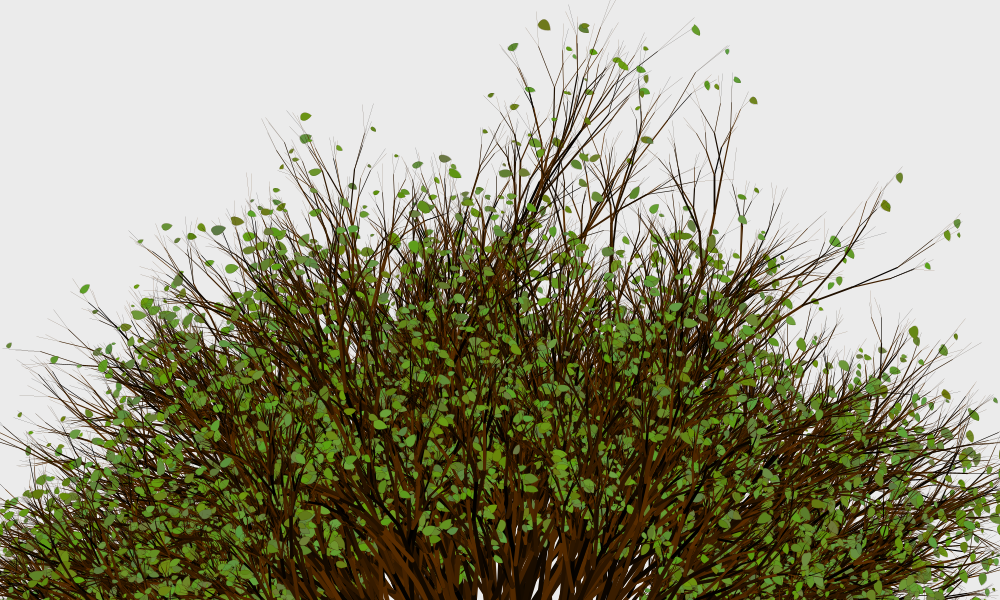
Frame 1 (no input)
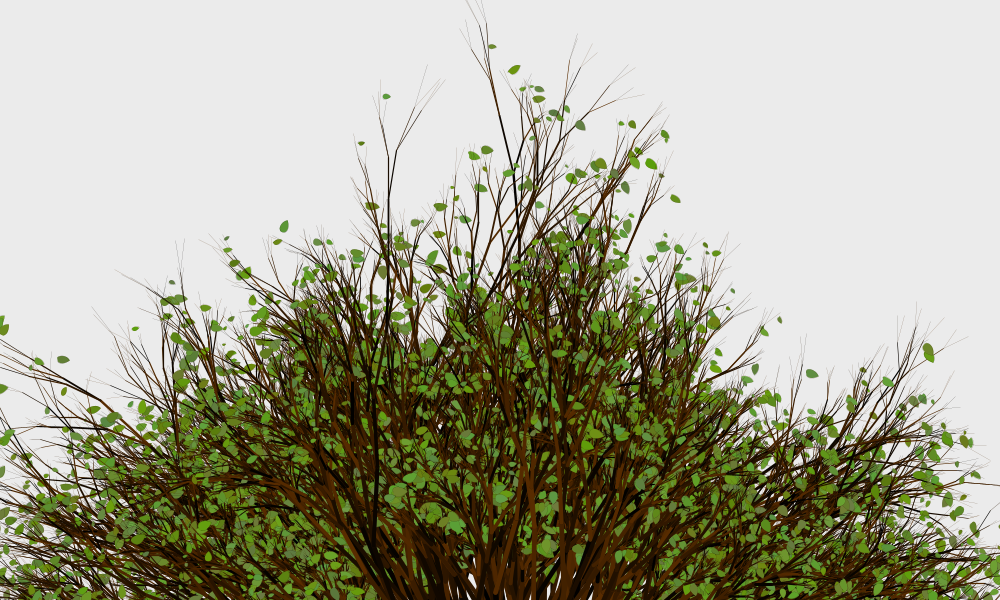
Frame 2 (the mouse pressed at the canvas centre, redrawn once)

The Processing sketch that drew these frames (run headless with seeded random() and noise(); the mouse was pressed at the canvas centre and the sketch redrawn once):

// Processing sketch: processing_150627
// ── processing_150627.pde

void setup() {
  size(1000,600);
  background(235);
  smooth();
  noLoop(); 
}
 
void draw(){
  float randVal = random(80,120);
  background(235);
  translate(width/2,height+190);
  for(int i =0;i<randVal;i++){
  rotate(random(-PI/4));
  segment(100, 10);
  rotate(random(PI/3));
  segment(100, 10);
  }
}
 
void segment(float h, int level){
  float c = random(90);
  stroke(c,c/2,0);
  strokeWeight(3*float(level)*.2);
  line(0,0,0,-h);
  if(level>0){
    level--;
   for(int t = 0; t<round(2); t++){
    pushMatrix();
      translate(0,-h);
      rotate(random(-PI/8,PI/8));
      segment(h*random(.5,1), level);
    popMatrix();
   }
   
  }else{
    if(random(1)>.8){
    pushMatrix();
    translate(0,-h);
    rotate(random(-PI/8,PI/8));
    drawLeaf(0,0);
    popMatrix();
    }
  }  
}

void drawLeaf(float x, float y){
    fill(random(90,112),random(120,162),random(10,70));
    scale(random(0.07,0.28));
    beginShape();
    vertex(20, random(30,45)); 
    bezierVertex(random(30),random(30), 60 ,40 /2, 70 ,50); 
    bezierVertex(60,55, 30,65, 20,45);
    endShape(); 
}

void mousePressed(){
  redraw();
}
